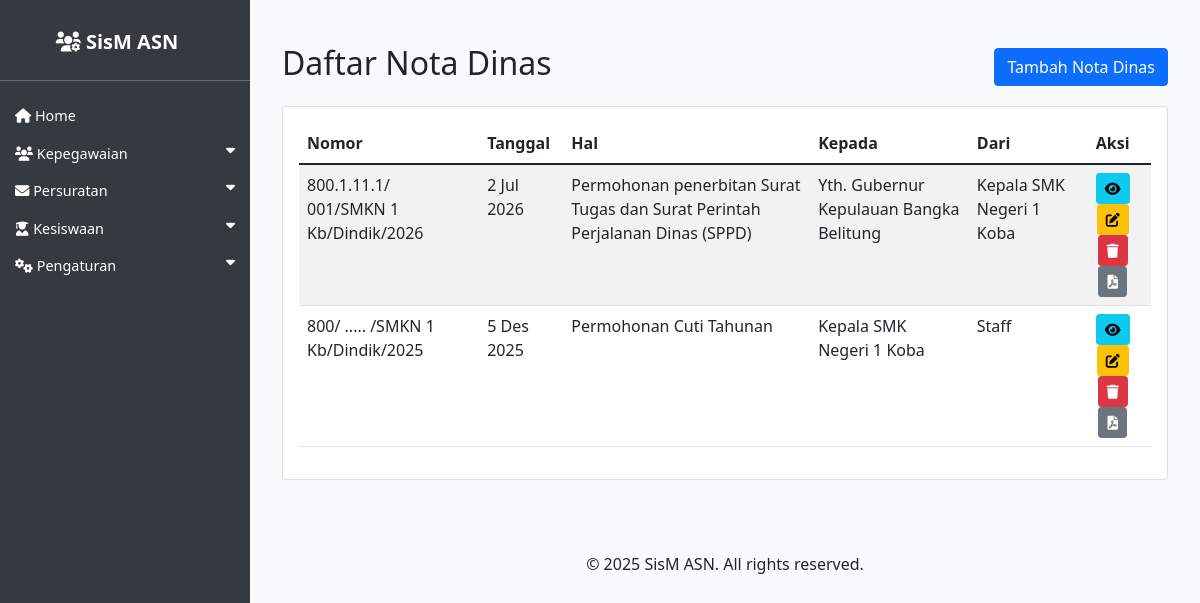
Page /asn/nota_dinas/ on the earlier database version.
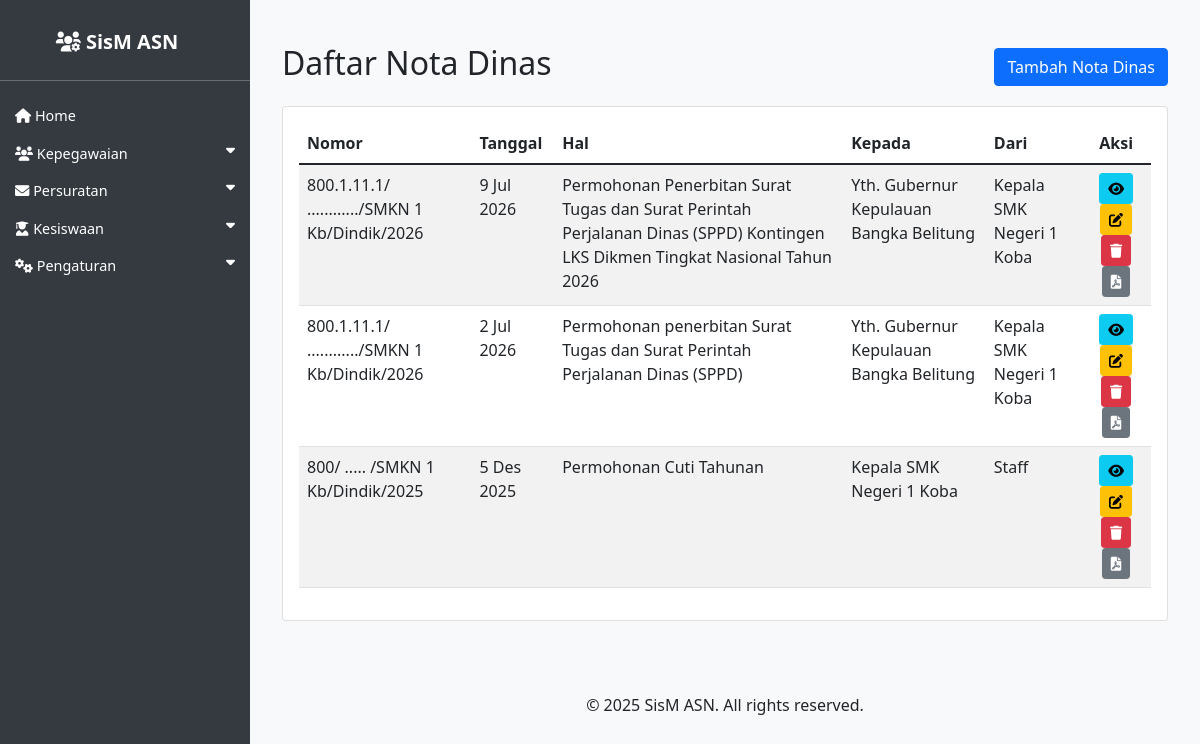
Same page on the later database version.
### asn_app/models.py (models this page shows, shortened)
class NotaDinas(models.Model):
    kepada = models.CharField(max_length=255)
    dari = models.CharField(max_length=255)
    tanggal = models.DateField()
    nomor = models.CharField(max_length=255)
    sifat = models.CharField(max_length=255)
    lampiran = models.CharField(max_length=255)
    hal = models.CharField(max_length=255)
    isi_surat = models.TextField()
    pegawai = models.ManyToManyField(ASN, blank=True)
    penutup_surat = models.TextField()
    penanda_tangan = models.ForeignKey(ASN, on_delete=models.CASCADE, related_name='penanda_tangan_nota_dinas')
    kop_surat = models.ForeignKey(KopSurat, on_delete=models.CASCADE, null=True, blank=True)

### asn_app/views.py (the view)
# urls.py: path('nota_dinas/', views.nota_dinas_list, name='nota_dinas_list'),
def nota_dinas_list(request):
    nota_dinas_list = NotaDinas.objects.all().order_by('-tanggal')
    return render(request, 'asn_app/nota_dinas_list.html', {'nota_dinas_list': nota_dinas_list})

### asn_app/templates/asn_app/nota_dinas_list.html (shortened to what this page needs)
{% extends 'asn_app/base.html' %}
{% load indonesian_date_tags %}
{% block content %}
<div class="container mt-4">
    <div class="d-flex justify-content-between align-items-center mb-3">
        <h2>Daftar Nota Dinas</h2>
        <a href="{% url 'nota_dinas_create' %}" class="btn btn-primary">Tambah Nota Dinas</a>
    </div>
    <div class="card">
        <div class="card-body">
            <table class="table table-striped table-hover">
                <thead>
                    <tr>
                        <th>Nomor</th>
                        <th>Tanggal</th>
                        <th>Hal</th>
                        <th>Kepada</th>
                        <th>Dari</th>
                        <th class="text-center">Aksi</th>
                    </tr>
                </thead>
                <tbody>
                    {% for nota in nota_dinas_list %}
                    <tr>
                        <td>{{ nota.nomor }}</td>
                        <td>{{ nota.tanggal|indonesian_date:"%d %b %Y" }}</td>
                        <td>{{ nota.hal }}</td>
                        <td>{{ nota.kepada }}</td>
                        <td>{{ nota.dari }}</td>
                        <td class="text-center">
                            <a href="{% url 'nota_dinas_detail' nota.pk %}" class="btn btn-sm btn-info"><i class="fas fa-eye"></i> </a>
                            <a href="{% url 'nota_dinas_update' nota.pk %}" class="btn btn-sm btn-warning"><i class="fas fa-edit"></i> </a>
                            <a href="{% url 'nota_dinas_delete' nota.pk %}" class="btn btn-sm btn-danger"><i class="fas fa-trash"></i> </a>
                            <a href="{% url 'nota_dinas_export_pdf' nota.pk %}" class="btn btn-sm btn-secondary"><i class="fas fa-file-pdf"></i> </a>
                        </td>
                    </tr>
                    {% empty %}
                    <tr>
                        <td colspan="6" class="text-center">Tidak ada nota dinas.</td>
                    </tr>
                    {% endfor %}
                </tbody>
            </table>
        </div>
    </div>
</div>
{% endblock %}

### asn_app/templates/asn_app/base.html (shortened to what this page needs)
<!DOCTYPE html>
<html lang="id">
<head>
    <link href="https://cdn.jsdelivr.net/npm/bootstrap@5.1.3/dist/css/bootstrap.min.css" rel="stylesheet">
    <link href="https://cdnjs.cloudflare.com/ajax/libs/font-awesome/6.0.0/css/all.min.css" rel="stylesheet">
                    </head>
                    <body>
                        <div class="sidebar" id="sidebar">
                            <h4 class="text-center">
                                <a href="{% url 'asn_list' %}" class="navbar-brand">
                                    <i class="fas fa-users-cog"></i> SisM ASN
                                </a>
                            </h4>
                            <hr>
                                                        <ul class="nav flex-column">
                                                            <li class="nav-item">
                                                                <a class="nav-link" href="{% url 'asn_list' %}">
                                                                    <i class="fas fa-home"></i> Home
                                                                </a>
                                                            </li>
                                                            <li class="nav-item">
                                                                <a class="nav-link" data-bs-toggle="collapse" href="#kepegawaianSubmenu" role="button" aria-expanded="false" aria-controls="kepegawaianSubmenu">
                                                                    <i class="fas fa-users"></i> Kepegawaian <i class="fas fa-caret-down float-end"></i>
                                                                </a>
                                                            </li>
                                                            <li class="nav-item">
                                                                <a class="nav-link" data-bs-toggle="collapse" href="#persuratanSubmenu" role="button" aria-expanded="false" aria-controls="persuratanSubmenu">
                                                                    <i class="fas fa-envelope"></i> Persuratan <i class="fas fa-caret-down float-end"></i>
                                                                </a>
                                                            </li>
                                                            <li class="nav-item">
                                                                <a class="nav-link" data-bs-toggle="collapse" href="#kesiswaanSubmenu" role="button" aria-expanded="false" aria-controls="kesiswaanSubmenu">
                                                                    <i class="fas fa-user-graduate"></i> Kesiswaan <i class="fas fa-caret-down float-end"></i>
                                                                </a>
                                                            </li>
                                                            <li class="nav-item">
                                                                <a class="nav-link" data-bs-toggle="collapse" href="#pengaturanSubmenu" role="button" aria-expanded="false" aria-controls="pengaturanSubmenu">
                                                                    <i class="fas fa-cogs"></i> Pengaturan <i class="fas fa-caret-down float-end"></i>
                                                                </a>
                                                            </li>
                                                        </ul>
                        </div>
                        <div class="content" id="content">
                            <main>
                                {% block content %}
                                {% endblock %}
                            </main>
                            <footer class="py-4 mt-5">
                                <div class="container text-center">
                                    <p>&copy; 2025 SisM ASN. All rights reserved.</p>
                                </div>
                            </footer>
                        </div>
                        </body>
                        </html>

### asn_app/templates/asn_app/base.html (style rules this page uses)
body { display: flex; min-height: 100vh; flex-direction: column; background-color: #f8f9fa; }
.sidebar { width: 250px; background: #343a40; color: white; position: fixed; height: 100%; padding-top: 20px; z-index: 1000; left: 0; transition: left 0.3s; }
.sidebar a { color: white; text-decoration: none; display: block; padding: 10px 15px; }
.sidebar .nav-link { font-size: 0.9rem; padding: 8px 15px; }
.content { padding: 20px; flex-grow: 1; transition: margin-left 0.3s; margin-left: 250px; }
.navbar-brand { font-weight: bold; }

Differences in the rows shown:
added NotaDinas: nomor "800.1.11.1/ ............/SMKN 1 Kb/Dindik/2026", tanggal|indonesian_date "9 Jul 2026", hal "Permohonan Penerbitan Surat Tugas dan Surat Perintah Perjalanan Dinas (SPPD) Kontingen LKS Dikmen Tingkat Nasional Tahun 2026", kepada "Yth. Gubernur Kepulauan Bangka Belitung", dari "Kepala SMK Negeri 1 Koba"
changed NotaDinas "2 Jul 2026": nomor "800.1.11.1/ 001/SMKN 1 Kb/Dindik/2026" → "800.1.11.1/ ............/SMKN 1 Kb/Dindik/2026"
